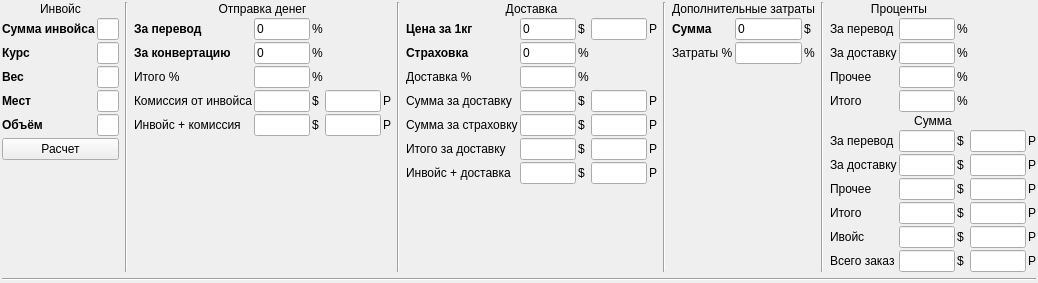
<?xml version="1.0" encoding="UTF-8"?>
<ui version="4.0">
 <class>MainWindow</class>
 <widget class="QMainWindow" name="MainWindow">
  <property name="geometry">
   <rect>
    <x>0</x>
    <y>0</y>
    <width>1038</width>
    <height>253</height>
   </rect>
  </property>
  <property name="windowTitle">
   <string>Калькулятор доставки</string>
  </property>
  <widget class="QWidget" name="centralwidget">
   <layout class="QGridLayout" name="gridLayout">
    <property name="leftMargin">
     <number>2</number>
    </property>
    <property name="topMargin">
     <number>2</number>
    </property>
    <property name="rightMargin">
     <number>2</number>
    </property>
    <property name="bottomMargin">
     <number>2</number>
    </property>
    <item row="0" column="2">
     <layout class="QGridLayout" name="gridLayout_2">
      <property name="spacing">
       <number>2</number>
      </property>
      <item row="2" column="2">
       <widget class="QLabel" name="label_12">
        <property name="text">
         <string>%</string>
        </property>
       </widget>
      </item>
      <item row="4" column="2">
       <widget class="QLabel" name="label_14">
        <property name="text">
         <string>$</string>
        </property>
       </widget>
      </item>
      <item row="5" column="4">
       <widget class="QLabel" name="label_17">
        <property name="text">
         <string>Р</string>
        </property>
       </widget>
      </item>
      <item row="2" column="0">
       <widget class="QLabel" name="label_7">
        <property name="text">
         <string>&lt;html&gt;&lt;head/&gt;&lt;body&gt;&lt;p&gt;&lt;span style=&quot; font-weight:600;&quot;&gt;За конвертацию&lt;/span&gt;&lt;/p&gt;&lt;/body&gt;&lt;/html&gt;</string>
        </property>
       </widget>
      </item>
      <item row="1" column="1">
       <widget class="QLineEdit" name="le_per_sent">
        <property name="text">
         <string>0</string>
        </property>
       </widget>
      </item>
      <item row="3" column="0">
       <widget class="QLabel" name="label_8">
        <property name="text">
         <string>Итого %</string>
        </property>
       </widget>
      </item>
      <item row="5" column="0">
       <widget class="QLabel" name="label_10">
        <property name="text">
         <string>Инвойс + комиссия</string>
        </property>
       </widget>
      </item>
      <item row="4" column="3">
       <widget class="QLineEdit" name="le_sum_r">
        <property name="readOnly">
         <bool>true</bool>
        </property>
       </widget>
      </item>
      <item row="2" column="1">
       <widget class="QLineEdit" name="le_per_convert">
        <property name="text">
         <string>0</string>
        </property>
       </widget>
      </item>
      <item row="1" column="2">
       <widget class="QLabel" name="label_11">
        <property name="text">
         <string>%</string>
        </property>
       </widget>
      </item>
      <item row="1" column="0">
       <widget class="QLabel" name="label_6">
        <property name="text">
         <string>&lt;html&gt;&lt;head/&gt;&lt;body&gt;&lt;p&gt;&lt;span style=&quot; font-weight:600;&quot;&gt;За перевод&lt;/span&gt;&lt;/p&gt;&lt;/body&gt;&lt;/html&gt;</string>
        </property>
       </widget>
      </item>
      <item row="4" column="4">
       <widget class="QLabel" name="label_16">
        <property name="text">
         <string>Р</string>
        </property>
       </widget>
      </item>
      <item row="3" column="1">
       <widget class="QLineEdit" name="le_per_sum_sent">
        <property name="readOnly">
         <bool>true</bool>
        </property>
       </widget>
      </item>
      <item row="5" column="1">
       <widget class="QLineEdit" name="le_all_sent_d">
        <property name="readOnly">
         <bool>true</bool>
        </property>
       </widget>
      </item>
      <item row="5" column="2">
       <widget class="QLabel" name="label_15">
        <property name="text">
         <string>$</string>
        </property>
       </widget>
      </item>
      <item row="4" column="1">
       <widget class="QLineEdit" name="le_sum_d">
        <property name="readOnly">
         <bool>true</bool>
        </property>
       </widget>
      </item>
      <item row="3" column="2">
       <widget class="QLabel" name="label_13">
        <property name="text">
         <string>%</string>
        </property>
       </widget>
      </item>
      <item row="5" column="3">
       <widget class="QLineEdit" name="le_all_sent_r">
        <property name="readOnly">
         <bool>true</bool>
        </property>
       </widget>
      </item>
      <item row="4" column="0">
       <widget class="QLabel" name="label_9">
        <property name="text">
         <string>Комиссия от инвойса</string>
        </property>
       </widget>
      </item>
      <item row="6" column="1">
       <spacer name="verticalSpacer">
        <property name="orientation">
         <enum>Qt::Vertical</enum>
        </property>
        <property name="sizeHint" stdset="0">
         <size>
          <width>20</width>
          <height>40</height>
         </size>
        </property>
       </spacer>
      </item>
      <item row="0" column="0" colspan="5">
       <widget class="QLabel" name="label_19">
        <property name="text">
         <string>Отправка денег</string>
        </property>
        <property name="alignment">
         <set>Qt::AlignCenter</set>
        </property>
       </widget>
      </item>
     </layout>
    </item>
    <item row="0" column="0">
     <layout class="QFormLayout" name="formLayout">
      <property name="horizontalSpacing">
       <number>2</number>
      </property>
      <property name="verticalSpacing">
       <number>2</number>
      </property>
      <item row="1" column="0">
       <widget class="QLabel" name="label">
        <property name="text">
         <string>&lt;html&gt;&lt;head/&gt;&lt;body&gt;&lt;p&gt;&lt;span style=&quot; font-weight:600;&quot;&gt;Сумма инвойса&lt;/span&gt;&lt;/p&gt;&lt;/body&gt;&lt;/html&gt;</string>
        </property>
       </widget>
      </item>
      <item row="1" column="1">
       <widget class="QLineEdit" name="le_invoice"/>
      </item>
      <item row="2" column="0">
       <widget class="QLabel" name="label_5">
        <property name="text">
         <string>&lt;html&gt;&lt;head/&gt;&lt;body&gt;&lt;p&gt;&lt;span style=&quot; font-weight:600;&quot;&gt;Курс&lt;/span&gt;&lt;/p&gt;&lt;/body&gt;&lt;/html&gt;</string>
        </property>
       </widget>
      </item>
      <item row="2" column="1">
       <widget class="QLineEdit" name="le_rate_dol"/>
      </item>
      <item row="3" column="0">
       <widget class="QLabel" name="label_2">
        <property name="text">
         <string>&lt;html&gt;&lt;head/&gt;&lt;body&gt;&lt;p&gt;&lt;span style=&quot; font-weight:600;&quot;&gt;Вес&lt;/span&gt;&lt;/p&gt;&lt;/body&gt;&lt;/html&gt;</string>
        </property>
       </widget>
      </item>
      <item row="3" column="1">
       <widget class="QLineEdit" name="le_kg"/>
      </item>
      <item row="4" column="0">
       <widget class="QLabel" name="label_3">
        <property name="text">
         <string>&lt;html&gt;&lt;head/&gt;&lt;body&gt;&lt;p&gt;&lt;span style=&quot; font-weight:600;&quot;&gt;Мест&lt;/span&gt;&lt;/p&gt;&lt;/body&gt;&lt;/html&gt;</string>
        </property>
       </widget>
      </item>
      <item row="4" column="1">
       <widget class="QLineEdit" name="lineEdit_4"/>
      </item>
      <item row="5" column="0">
       <widget class="QLabel" name="label_4">
        <property name="text">
         <string>&lt;html&gt;&lt;head/&gt;&lt;body&gt;&lt;p&gt;&lt;span style=&quot; font-weight:600;&quot;&gt;Объём&lt;/span&gt;&lt;/p&gt;&lt;/body&gt;&lt;/html&gt;</string>
        </property>
       </widget>
      </item>
      <item row="5" column="1">
       <widget class="QLineEdit" name="lineEdit_5"/>
      </item>
      <item row="0" column="0" colspan="2">
       <widget class="QLabel" name="label_18">
        <property name="text">
         <string>Инвойс</string>
        </property>
        <property name="alignment">
         <set>Qt::AlignCenter</set>
        </property>
       </widget>
      </item>
      <item row="6" column="0" colspan="2">
       <widget class="QPushButton" name="pushButton">
        <property name="text">
         <string>Расчет</string>
        </property>
       </widget>
      </item>
     </layout>
    </item>
    <item row="0" column="4">
     <layout class="QGridLayout" name="gridLayout_3">
      <property name="spacing">
       <number>2</number>
      </property>
      <item row="4" column="0">
       <widget class="QLabel" name="label_22">
        <property name="text">
         <string>Сумма за доставку</string>
        </property>
       </widget>
      </item>
      <item row="4" column="1">
       <widget class="QLineEdit" name="le_sum_delivery_d">
        <property name="readOnly">
         <bool>true</bool>
        </property>
       </widget>
      </item>
      <item row="5" column="1">
       <widget class="QLineEdit" name="le_sum_insurance_d">
        <property name="readOnly">
         <bool>true</bool>
        </property>
       </widget>
      </item>
      <item row="7" column="0">
       <widget class="QLabel" name="label_24">
        <property name="text">
         <string>Инвойс + доставка</string>
        </property>
       </widget>
      </item>
      <item row="0" column="0" colspan="5">
       <widget class="QLabel" name="label_34">
        <property name="text">
         <string>Доставка</string>
        </property>
        <property name="alignment">
         <set>Qt::AlignCenter</set>
        </property>
       </widget>
      </item>
      <item row="1" column="0">
       <widget class="QLabel" name="label_20">
        <property name="text">
         <string>&lt;html&gt;&lt;head/&gt;&lt;body&gt;&lt;p&gt;&lt;span style=&quot; font-weight:600;&quot;&gt;Цена за 1кг&lt;/span&gt;&lt;/p&gt;&lt;/body&gt;&lt;/html&gt;</string>
        </property>
       </widget>
      </item>
      <item row="7" column="1">
       <widget class="QLineEdit" name="le_all_delivery_d">
        <property name="readOnly">
         <bool>true</bool>
        </property>
       </widget>
      </item>
      <item row="2" column="0">
       <widget class="QLabel" name="label_21">
        <property name="text">
         <string>&lt;html&gt;&lt;head/&gt;&lt;body&gt;&lt;p&gt;&lt;span style=&quot; font-weight:600;&quot;&gt;Страховка&lt;/span&gt;&lt;/p&gt;&lt;/body&gt;&lt;/html&gt;</string>
        </property>
       </widget>
      </item>
      <item row="1" column="1">
       <widget class="QLineEdit" name="le_price_kg_d">
        <property name="text">
         <string>0</string>
        </property>
       </widget>
      </item>
      <item row="2" column="1">
       <widget class="QLineEdit" name="le_per_insurance">
        <property name="text">
         <string>0</string>
        </property>
       </widget>
      </item>
      <item row="7" column="3">
       <widget class="QLineEdit" name="le_all_delivery_r">
        <property name="readOnly">
         <bool>true</bool>
        </property>
       </widget>
      </item>
      <item row="5" column="3">
       <widget class="QLineEdit" name="le_sum_insurance_r">
        <property name="readOnly">
         <bool>true</bool>
        </property>
       </widget>
      </item>
      <item row="1" column="4">
       <widget class="QLabel" name="label_30">
        <property name="text">
         <string>Р</string>
        </property>
       </widget>
      </item>
      <item row="2" column="2">
       <widget class="QLabel" name="label_26">
        <property name="text">
         <string>%</string>
        </property>
       </widget>
      </item>
      <item row="5" column="2">
       <widget class="QLabel" name="label_28">
        <property name="text">
         <string>$</string>
        </property>
       </widget>
      </item>
      <item row="4" column="2">
       <widget class="QLabel" name="label_27">
        <property name="text">
         <string>$</string>
        </property>
       </widget>
      </item>
      <item row="7" column="4">
       <widget class="QLabel" name="label_33">
        <property name="text">
         <string>Р</string>
        </property>
       </widget>
      </item>
      <item row="4" column="4">
       <widget class="QLabel" name="label_31">
        <property name="text">
         <string>Р</string>
        </property>
       </widget>
      </item>
      <item row="1" column="3">
       <widget class="QLineEdit" name="le_price_kg_r">
        <property name="readOnly">
         <bool>true</bool>
        </property>
       </widget>
      </item>
      <item row="5" column="4">
       <widget class="QLabel" name="label_32">
        <property name="text">
         <string>Р</string>
        </property>
       </widget>
      </item>
      <item row="5" column="0">
       <widget class="QLabel" name="label_23">
        <property name="text">
         <string>Сумма за страховку</string>
        </property>
       </widget>
      </item>
      <item row="8" column="0">
       <spacer name="verticalSpacer_2">
        <property name="orientation">
         <enum>Qt::Vertical</enum>
        </property>
        <property name="sizeHint" stdset="0">
         <size>
          <width>20</width>
          <height>40</height>
         </size>
        </property>
       </spacer>
      </item>
      <item row="1" column="2">
       <widget class="QLabel" name="label_25">
        <property name="text">
         <string>$</string>
        </property>
       </widget>
      </item>
      <item row="4" column="3">
       <widget class="QLineEdit" name="le_sum_delivery_r">
        <property name="readOnly">
         <bool>true</bool>
        </property>
       </widget>
      </item>
      <item row="7" column="2">
       <widget class="QLabel" name="label_29">
        <property name="text">
         <string>$</string>
        </property>
       </widget>
      </item>
      <item row="6" column="1">
       <widget class="QLineEdit" name="le_all_sum_d"/>
      </item>
      <item row="6" column="2">
       <widget class="QLabel" name="label_66">
        <property name="text">
         <string>$</string>
        </property>
       </widget>
      </item>
      <item row="6" column="0">
       <widget class="QLabel" name="label_65">
        <property name="text">
         <string>Итого за доставку</string>
        </property>
       </widget>
      </item>
      <item row="6" column="4">
       <widget class="QLabel" name="label_67">
        <property name="text">
         <string>Р</string>
        </property>
       </widget>
      </item>
      <item row="6" column="3">
       <widget class="QLineEdit" name="le_all_sum_r"/>
      </item>
      <item row="3" column="0">
       <widget class="QLabel" name="label_68">
        <property name="text">
         <string>Доставка %</string>
        </property>
       </widget>
      </item>
      <item row="3" column="1">
       <widget class="QLineEdit" name="le_per_delivery"/>
      </item>
      <item row="3" column="2">
       <widget class="QLabel" name="label_69">
        <property name="text">
         <string>%</string>
        </property>
       </widget>
      </item>
     </layout>
    </item>
    <item row="0" column="6">
     <layout class="QGridLayout" name="gridLayout_4">
      <property name="spacing">
       <number>2</number>
      </property>
      <item row="2" column="2">
       <widget class="QLabel" name="label_38">
        <property name="text">
         <string>%</string>
        </property>
       </widget>
      </item>
      <item row="2" column="1">
       <widget class="QLineEdit" name="le_cost_per">
        <property name="readOnly">
         <bool>true</bool>
        </property>
       </widget>
      </item>
      <item row="1" column="0">
       <widget class="QLabel" name="label_35">
        <property name="text">
         <string>&lt;html&gt;&lt;head/&gt;&lt;body&gt;&lt;p&gt;&lt;span style=&quot; font-weight:600;&quot;&gt;Сумма&lt;/span&gt;&lt;/p&gt;&lt;/body&gt;&lt;/html&gt;</string>
        </property>
       </widget>
      </item>
      <item row="2" column="0">
       <widget class="QLabel" name="label_36">
        <property name="text">
         <string>Затраты %</string>
        </property>
       </widget>
      </item>
      <item row="1" column="2">
       <widget class="QLabel" name="label_37">
        <property name="text">
         <string>$</string>
        </property>
       </widget>
      </item>
      <item row="1" column="1">
       <widget class="QLineEdit" name="le_cost_d">
        <property name="text">
         <string>0</string>
        </property>
       </widget>
      </item>
      <item row="0" column="0" colspan="3">
       <widget class="QLabel" name="label_39">
        <property name="text">
         <string>Дополнительные затраты</string>
        </property>
        <property name="alignment">
         <set>Qt::AlignCenter</set>
        </property>
       </widget>
      </item>
      <item row="3" column="1">
       <spacer name="verticalSpacer_3">
        <property name="orientation">
         <enum>Qt::Vertical</enum>
        </property>
        <property name="sizeHint" stdset="0">
         <size>
          <width>20</width>
          <height>40</height>
         </size>
        </property>
       </spacer>
      </item>
     </layout>
    </item>
    <item row="0" column="8">
     <layout class="QGridLayout" name="gridLayout_5">
      <property name="spacing">
       <number>2</number>
      </property>
      <item row="6" column="4">
       <widget class="QLabel" name="label_60">
        <property name="text">
         <string>Р</string>
        </property>
       </widget>
      </item>
      <item row="2" column="2">
       <widget class="QLabel" name="label_47">
        <property name="text">
         <string>%</string>
        </property>
       </widget>
      </item>
      <item row="5" column="0" colspan="5">
       <widget class="QLabel" name="label_45">
        <property name="text">
         <string>Сумма</string>
        </property>
        <property name="alignment">
         <set>Qt::AlignCenter</set>
        </property>
       </widget>
      </item>
      <item row="9" column="3">
       <widget class="QLineEdit" name="le_all_sum_r_2">
        <property name="readOnly">
         <bool>true</bool>
        </property>
       </widget>
      </item>
      <item row="6" column="0">
       <widget class="QLabel" name="label_50">
        <property name="text">
         <string>За перевод</string>
        </property>
       </widget>
      </item>
      <item row="3" column="1">
       <widget class="QLineEdit" name="le_all_per_cost">
        <property name="readOnly">
         <bool>true</bool>
        </property>
       </widget>
      </item>
      <item row="7" column="4">
       <widget class="QLabel" name="label_61">
        <property name="text">
         <string>Р</string>
        </property>
       </widget>
      </item>
      <item row="8" column="3">
       <widget class="QLineEdit" name="le_all_sum_cost_r">
        <property name="readOnly">
         <bool>true</bool>
        </property>
       </widget>
      </item>
      <item row="7" column="3">
       <widget class="QLineEdit" name="le_all_sum_delivery_r">
        <property name="readOnly">
         <bool>true</bool>
        </property>
       </widget>
      </item>
      <item row="6" column="3">
       <widget class="QLineEdit" name="le_all_sum_perevod_r">
        <property name="readOnly">
         <bool>true</bool>
        </property>
       </widget>
      </item>
      <item row="11" column="3">
       <widget class="QLineEdit" name="le_all_order_sum_r">
        <property name="readOnly">
         <bool>true</bool>
        </property>
       </widget>
      </item>
      <item row="9" column="2">
       <widget class="QLabel" name="label_58">
        <property name="text">
         <string>$</string>
        </property>
       </widget>
      </item>
      <item row="8" column="2">
       <widget class="QLabel" name="label_57">
        <property name="text">
         <string>$</string>
        </property>
       </widget>
      </item>
      <item row="11" column="1">
       <widget class="QLineEdit" name="le_all_order_sum_d">
        <property name="readOnly">
         <bool>true</bool>
        </property>
       </widget>
      </item>
      <item row="8" column="4">
       <widget class="QLabel" name="label_62">
        <property name="text">
         <string>Р</string>
        </property>
       </widget>
      </item>
      <item row="9" column="4">
       <widget class="QLabel" name="label_63">
        <property name="text">
         <string>Р</string>
        </property>
       </widget>
      </item>
      <item row="11" column="4">
       <widget class="QLabel" name="label_64">
        <property name="text">
         <string>Р</string>
        </property>
       </widget>
      </item>
      <item row="11" column="2">
       <widget class="QLabel" name="label_59">
        <property name="text">
         <string>$</string>
        </property>
       </widget>
      </item>
      <item row="6" column="2">
       <widget class="QLabel" name="label_55">
        <property name="text">
         <string>$</string>
        </property>
       </widget>
      </item>
      <item row="7" column="2">
       <widget class="QLabel" name="label_56">
        <property name="text">
         <string>$</string>
        </property>
       </widget>
      </item>
      <item row="4" column="2">
       <widget class="QLabel" name="label_49">
        <property name="text">
         <string>%</string>
        </property>
       </widget>
      </item>
      <item row="8" column="0">
       <widget class="QLabel" name="label_52">
        <property name="text">
         <string>Прочее</string>
        </property>
       </widget>
      </item>
      <item row="3" column="2">
       <widget class="QLabel" name="label_48">
        <property name="text">
         <string>%</string>
        </property>
       </widget>
      </item>
      <item row="7" column="1">
       <widget class="QLineEdit" name="le_all_sum_delivery_d">
        <property name="readOnly">
         <bool>true</bool>
        </property>
       </widget>
      </item>
      <item row="9" column="0">
       <widget class="QLabel" name="label_53">
        <property name="text">
         <string>Итого</string>
        </property>
       </widget>
      </item>
      <item row="7" column="0">
       <widget class="QLabel" name="label_51">
        <property name="text">
         <string>За доставку</string>
        </property>
       </widget>
      </item>
      <item row="4" column="0">
       <widget class="QLabel" name="label_43">
        <property name="text">
         <string>Итого</string>
        </property>
       </widget>
      </item>
      <item row="8" column="1">
       <widget class="QLineEdit" name="le_all_sum_cost_d">
        <property name="readOnly">
         <bool>true</bool>
        </property>
       </widget>
      </item>
      <item row="2" column="0">
       <widget class="QLabel" name="label_41">
        <property name="text">
         <string>За доставку</string>
        </property>
       </widget>
      </item>
      <item row="1" column="2">
       <widget class="QLabel" name="label_46">
        <property name="text">
         <string>%</string>
        </property>
       </widget>
      </item>
      <item row="1" column="0">
       <widget class="QLabel" name="label_40">
        <property name="text">
         <string>За перевод</string>
        </property>
       </widget>
      </item>
      <item row="3" column="0">
       <widget class="QLabel" name="label_42">
        <property name="text">
         <string>Прочее</string>
        </property>
       </widget>
      </item>
      <item row="2" column="1">
       <widget class="QLineEdit" name="le_all_per_delivery">
        <property name="readOnly">
         <bool>true</bool>
        </property>
       </widget>
      </item>
      <item row="6" column="1">
       <widget class="QLineEdit" name="le_all_sum_perevod_d">
        <property name="readOnly">
         <bool>true</bool>
        </property>
       </widget>
      </item>
      <item row="9" column="1">
       <widget class="QLineEdit" name="le_all_sum_d_2">
        <property name="readOnly">
         <bool>true</bool>
        </property>
       </widget>
      </item>
      <item row="11" column="0">
       <widget class="QLabel" name="label_54">
        <property name="text">
         <string>Всего заказ</string>
        </property>
       </widget>
      </item>
      <item row="0" column="0" colspan="3">
       <widget class="QLabel" name="label_44">
        <property name="text">
         <string>Проценты</string>
        </property>
        <property name="alignment">
         <set>Qt::AlignCenter</set>
        </property>
       </widget>
      </item>
      <item row="4" column="1">
       <widget class="QLineEdit" name="le_all_per">
        <property name="readOnly">
         <bool>true</bool>
        </property>
       </widget>
      </item>
      <item row="1" column="1">
       <widget class="QLineEdit" name="le_all_per_perevod">
        <property name="readOnly">
         <bool>true</bool>
        </property>
       </widget>
      </item>
      <item row="10" column="0">
       <widget class="QLabel" name="label_70">
        <property name="text">
         <string>Ивойс</string>
        </property>
       </widget>
      </item>
      <item row="10" column="2">
       <widget class="QLabel" name="label_71">
        <property name="text">
         <string>$</string>
        </property>
       </widget>
      </item>
      <item row="10" column="4">
       <widget class="QLabel" name="label_72">
        <property name="text">
         <string>Р</string>
        </property>
       </widget>
      </item>
      <item row="10" column="1">
       <widget class="QLineEdit" name="le_invoice_d"/>
      </item>
      <item row="10" column="3">
       <widget class="QLineEdit" name="le_invoice_r"/>
      </item>
     </layout>
    </item>
    <item row="0" column="7">
     <widget class="Line" name="line_4">
      <property name="orientation">
       <enum>Qt::Vertical</enum>
      </property>
     </widget>
    </item>
    <item row="0" column="3">
     <widget class="Line" name="line_2">
      <property name="orientation">
       <enum>Qt::Vertical</enum>
      </property>
     </widget>
    </item>
    <item row="0" column="5">
     <widget class="Line" name="line_3">
      <property name="orientation">
       <enum>Qt::Vertical</enum>
      </property>
     </widget>
    </item>
    <item row="0" column="1">
     <widget class="Line" name="line">
      <property name="orientation">
       <enum>Qt::Vertical</enum>
      </property>
     </widget>
    </item>
    <item row="2" column="0">
     <spacer name="verticalSpacer_5">
      <property name="orientation">
       <enum>Qt::Vertical</enum>
      </property>
      <property name="sizeHint" stdset="0">
       <size>
        <width>20</width>
        <height>40</height>
       </size>
      </property>
     </spacer>
    </item>
    <item row="1" column="0" colspan="9">
     <widget class="Line" name="line_5">
      <property name="orientation">
       <enum>Qt::Horizontal</enum>
      </property>
     </widget>
    </item>
   </layout>
  </widget>
 </widget>
 <resources/>
 <connections>
  <connection>
   <sender>pushButton</sender>
   <signal>clicked()</signal>
   <receiver>MainWindow</receiver>
   <slot>ui_calc()</slot>
   <hints>
    <hint type="sourcelabel">
     <x>118</x>
     <y>140</y>
    </hint>
    <hint type="destinationlabel">
     <x>133</x>
     <y>-130</y>
    </hint>
   </hints>
  </connection>
 </connections>
 <slots>
  <slot>ui_calc()</slot>
 </slots>
</ui>
